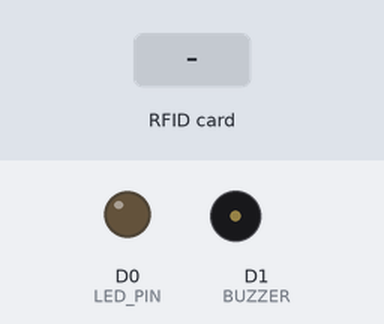
A sketch run on a simulated ESP8266 (NodeMCU). On the bench: output pins drawn as LEDs (lit = HIGH), buzzer (waves = sounding, pin HIGH). The inputs (shaded band) are chosen by the test bench. WiFi joins after 1.5 s; servers stay silent unless stated; uploads are accepted with an empty reply; what the sketch prints to the serial monitor is not drawn.

Above: at 2.8 s.
2.9 s: RFID card 5E 7A 19 C4 held to the reader
At 3.07 s:
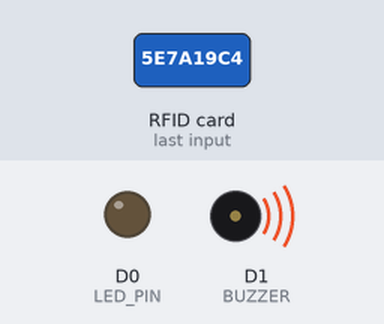
At 4.6 s:
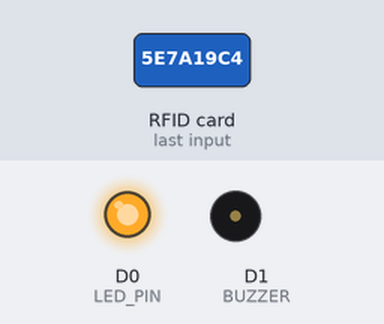
5.2 s: RFID card 5E 7A 19 C4 held to the reader
At 6.22 s:
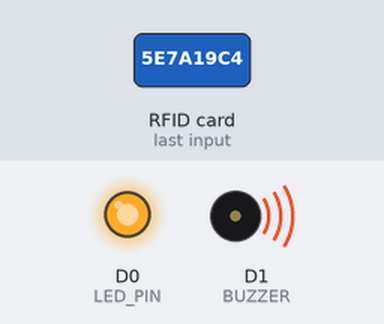
Timing chart, 0 to 8.4 s (numbered marks = the images above; inputs shaded):
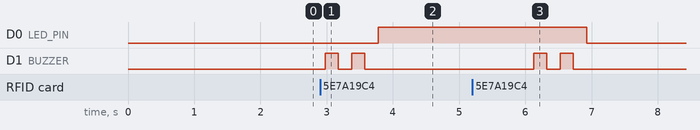

Measured:
- after the input at 2.9 s, D0 (LED_PIN): LOW → HIGH after 0.88 s; D1 (BUZZER): alternates HIGH for 0.20 s and LOW for 0.20 s, 4 changes in all, then stays LOW, starting after 0.08 s
- after the input at 5.2 s, D0 (LED_PIN): HIGH → LOW after 1.7 s; D1 (BUZZER): alternates HIGH for 0.20 s and LOW for 0.20 s, 4 changes in all, then stays LOW, starting after 0.93 s

The sketch:

RFID_emergency_alert_system.ino
```cpp
//This is the code to run the Node MCU for emergency alert system with RFID
//This code belong to GUBBALA SRI GANESH
// 21BEC7184 - Vellore Institute of Technology, Andhra Pradesh

#include <SPI.h>
#include <MFRC522.h>
#include <Arduino.h>
#include <ESP8266WiFi.h>
#include <ESP8266HTTPClient.h>
#include <WiFiClient.h>
#include <WiFiClientSecureBearSSL.h>

//-----------------------------------------
#define RST_PIN  D3       // RFID RST Pin
#define SS_PIN   D4       // RFID SS Pin
#define BUZZER   D1       // BUZZER Pin
#define LED_PIN  D0       // LED Pin
//-----------------------------------------
MFRC522 mfrc522(SS_PIN, RST_PIN);
MFRC522::MIFARE_Key key;
MFRC522::StatusCode status;
//-----------------------------------------
int blockNum = 2;
byte bufferLen = 18;
byte readBlockData[18];
//-----------------------------------------
String card_holder_name;
const String sheet_url = "https://script.google.com/macros/s/AKfycbxDP1Jy4EXOAJ4fXyFk4l5OWHZrzII6Hzm5cX0WtjDJ2wpkdIc3BaacowYVvahUqu5B/exec?name=";
//-----------------------------------------
// 22 D6 3F 7A CA 1E 3B 04 40 02 A1 AF 49 B4 02 8E 8D 0E F9 43
const uint8_t fingerprint[20] = {0x22, 0xD6, 0x3F, 0x7A, 0xCA, 0x1E, 0x3B, 0x04, 0x40, 0x02, 0xA1, 0xAF, 0x49, 0xB4, 0x02, 0x8E, 0x8D, 0x0E, 0xF9, 0x43};
//-----------------------------------------
#define WIFI_SSID "Ecs2"
#define WIFI_PASSWORD "vitapu21"
//-----------------------------------------

bool ledState = false;

/****************************************************************************************************
 * setup() function
 ****************************************************************************************************/
void setup()
{
  Serial.begin(9600);

  WiFi.begin(WIFI_SSID, WIFI_PASSWORD);
  while (WiFi.status() != WL_CONNECTED) {
    delay(200);
  }

  pinMode(BUZZER, OUTPUT);

  SPI.begin();
  mfrc522.PCD_Init();
  pinMode(LED_PIN, OUTPUT);
}

/****************************************************************************************************
 * loop() function
 ****************************************************************************************************/
void loop()
{
  mfrc522.PCD_Init();

  if (!mfrc522.PICC_IsNewCardPresent()) {
    return;
  }

  if (!mfrc522.PICC_ReadCardSerial()) {
    return;
  }

  Serial.println();
  Serial.println(F("Reading last data from RFID..."));
  ReadDataFromBlock(blockNum, readBlockData);
  //mfrc522.PICC_DumpToSerial(&(mfrc522.uid));

  Serial.println();
  Serial.print(F("Last data in RFID:"));
  Serial.print(blockNum);
  Serial.print(F(" --> "));
  for (int j = 0; j < 16; j++) {
    Serial.write(readBlockData[j]);
  }
  Serial.println();

  digitalWrite(BUZZER, HIGH);
  delay(200);
  digitalWrite(BUZZER, LOW);
  delay(200);
  digitalWrite(BUZZER, HIGH);
  delay(200);
  digitalWrite(BUZZER, LOW);
  delay(200);
  //delay(200);
  ledState = !ledState; // Toggle the LED state
  digitalWrite(LED_PIN, ledState); // Set the LED state

  delay(1000);
  if (mfrc522.PICC_IsNewCardPresent() && mfrc522.PICC_ReadCardSerial()) {
    mfrc522.PICC_HaltA();
  }

  if (WiFi.status() == WL_CONNECTED) {
    std::unique_ptr<BearSSL::WiFiClientSecure> client(new BearSSL::WiFiClientSecure);
    client->setFingerprint(fingerprint);

    card_holder_name = sheet_url + String((char*)readBlockData);
    card_holder_name.trim();

    HTTPClient https;
    if (https.begin(*client, (String)card_holder_name)) {
      int httpCode = https.GET();
      if (httpCode > 0) {
        Serial.printf("[HTTPS] GET... code: %d\n", httpCode);
      }
      else {
        Serial.printf("[HTTPS] GET... failed, error: %s\n", https.errorToString(httpCode).c_str());
      }
      https.end();
      delay(1000);
    }
    else {
      Serial.printf("[HTTP] Unable to connect\n");
    }
  }
}

/****************************************************************************************************
 * ReadDataFromBlock() function
 ****************************************************************************************************/
void ReadDataFromBlock(int blockNum, byte readBlockData[])
{
  for (byte i = 0; i < 6; i++) {
    key.keyByte[i] = 0xFF;
  }

  status = mfrc522.PCD_Authenticate(MFRC522::PICC_CMD_MF_AUTH_KEY_A, blockNum, &key, &(mfrc522.uid));

  if (status != MFRC522::STATUS_OK) {
    Serial.print("Authentication failed for Read: ");
    Serial.println(mfrc522.GetStatusCodeName(status));
    return;
  }
  else {
    Serial.println("Authentication success");
  }

  status = mfrc522.MIFARE_Read(blockNum, readBlockData, &bufferLen);
  if (status != MFRC522::STATUS_OK) {
    Serial.print("Reading failed: ");
    Serial.println(mfrc522.GetStatusCodeName(status));
    return;
  }
  else {
    Serial.println("Block was read successfully");
  }
}
```
